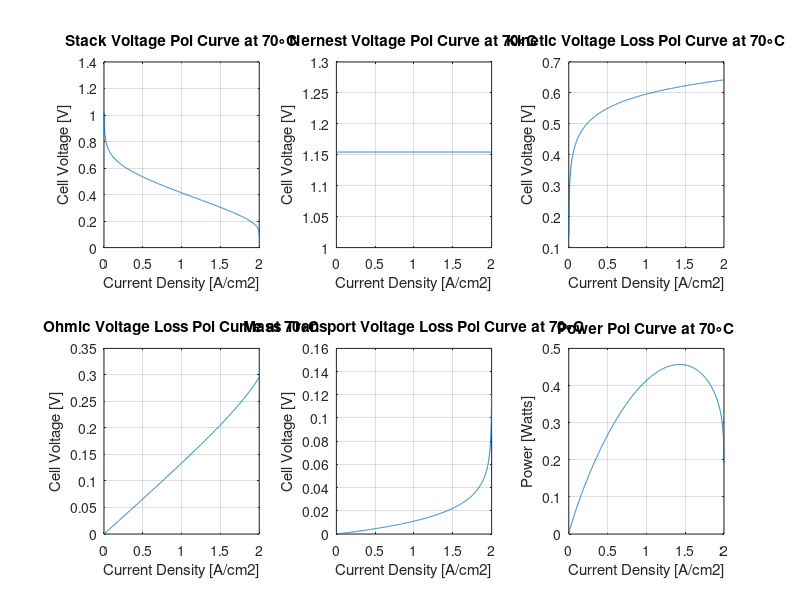

Write the MATLAB code that produced this figure.
%%  Define Model Inputs
PH2 = 0.2;              %[atm]
PO2 = 0.18;             %[atm]

%%  Define Constants
T = 343;                %70C
Rc = 0.0003;            %Ohms
A = 430;                %[cm^2]
t = 0.000178;           %[m]
n = 1;                  %number of cells
psi = 13;               %saturated
i_max = 2;              %max current density [A/cm2]

CH2 = PH2/((5.08*10^6)*exp(-498/T));
zeta1 = -0.948;
zeta2 = (0.00286+0.0002*log(A)+(4.38*10^-5)*log(CH2));
zeta3 = 7.6*(10^-5);
zeta4 = -1.93*(10^-4);


%   Preallocate Array
y = zeros(2001,6);

for i = 0:0.001:2
    %%  Kinetic Voltage
    Co2 = PO2/((5.08*10^6)*exp(-498/T));
    Vk = -(zeta1 + zeta2*T + zeta3*T*log(Co2)+ zeta4*T*log(i*A));
    
    %%  Ohmic Voltage
    Rm = (t/A)*(181.6*(1+0.03*i+0.062*((T/303)^2)*(i^2.5)))/...
         (psi-0.634-3*i*exp(4.18*((T-303)/T))); 

    Vo = i*A*(Rm+Rc);

    %%  Transportation Voltage
    Vt = -0.016*log(1-(i/i_max));

    %%  Nernst Voltage
    Vn = 1.229-(0.85*10^-3)*(T-298.15)+(4.3085*10^-5)*T*...
         (log(PH2)+0.5*log(PO2));

    %%  Stack Voltage
    Vstack = n*(Vn - Vk - Vo - Vt);
    
    %   Acts weird
    y(round(i*1000+1), 1) = i;
    y(round(i*1000+1), 2) = Vstack;
    y(round(i*1000+1), 3) = Vn;
    y(round(i*1000+1), 4) = Vk;
    y(round(i*1000+1), 5) = Vo;
    y(round(i*1000+1), 6) = Vt;
end

figure(1)

subplot(2,3,1)
plot(y(:,1),y(:,2))
title('Stack Voltage Pol Curve at 70{\circ}C')
xlabel('Current Density [A/cm2]');
ylabel('Cell Voltage [V]');
grid on

subplot(2,3,2)
plot(y(:,1),y(:,3))
title('Nernest Voltage Pol Curve at 70{\circ}C')
xlabel('Current Density [A/cm2]');
ylabel('Cell Voltage [V]');
grid on

subplot(2,3,3)
plot(y(:,1),y(:,4))
title('Kinetic Voltage Loss Pol Curve at 70{\circ}C')
xlabel('Current Density [A/cm2]');
ylabel('Cell Voltage [V]');
grid on

subplot(2,3,4)
plot(y(:,1),y(:,5))
title('Ohmic Voltage Loss Pol Curve at 70{\circ}C')
xlabel('Current Density [A/cm2]');
ylabel('Cell Voltage [V]');
grid on

subplot(2,3,5)
plot(y(:,1),y(:,6))
title('Mass Transport Voltage Loss Pol Curve at 70{\circ}C')
xlabel('Current Density [A/cm2]');
ylabel('Cell Voltage [V]');
grid on

subplot(2,3,6)
plot(y(:,1),y(:,2).*y(:,1))
title('Power Pol Curve at 70{\circ}C')
xlabel('Current Density [A/cm2]');
ylabel('Power [Watts]');
grid on